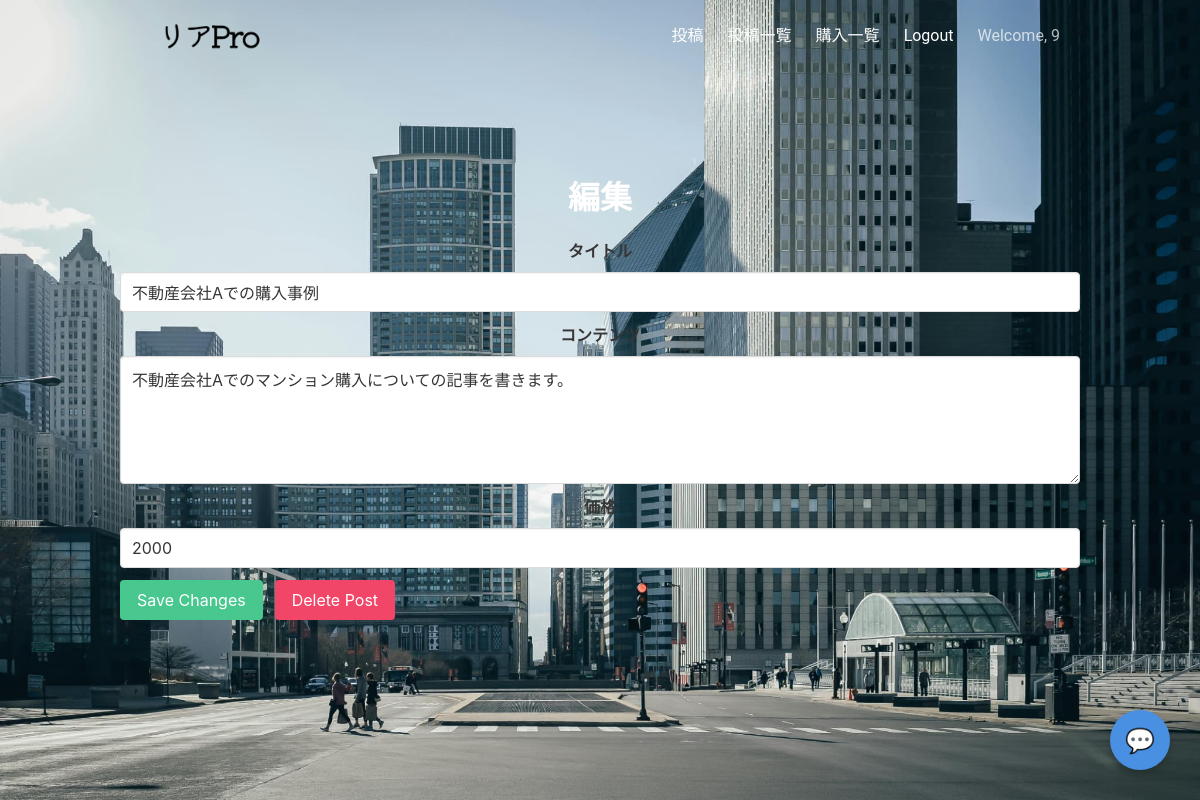
The page /edit_post/32 (signed in) on the database its author committed.
### project/models.py (models this page shows, shortened)
class User(UserMixin, db.Model):
    id = db.Column(db.Integer, primary_key=True)
    email = db.Column(db.String(80), unique=True, nullable=False)
    username = db.Column(db.String(80), unique=True, nullable=False)
    password = db.Column(db.String(120), nullable=False)
    @property
    def is_authenticated(self):
        return True

class Article(db.Model):
    id = db.Column(db.Integer, primary_key=True)
    title = db.Column(db.String(120), nullable=False)
    user_id = db.Column(db.Integer, nullable=False)
    content = db.Column(db.Text, nullable=False)
    date = db.Column(db.DateTime, nullable=False)
    price = db.Column(db.Integer)

### project/main.py (the view, shortened to what this page needs)
@main.route("/edit_post/<int:article_id>", methods=["GET", "POST"])
@login_required
def edit_post(article_id):
    article = Article.query.get_or_404(article_id)
    if article.user_id != current_user.id:
        flash("You do not have permission to edit this post.", "error")
        return redirect(url_for("main.posted"))
    return render_template("edit_post.html", article=article)

### project/templates/edit_post.html
{% extends "base.html" %}
{% block content %}
<h1 class="title">編集</h1>
<form action="{{ url_for('main.edit_post', article_id=article.id) }}" method="POST">
    <div class="field">
        <label class="label">タイトル</label>
        <div class="control">
            <input class="input" type="text" name="title" value="{{ article.title }}">
        </div>
    </div>
    <div class="field">
        <label class="label">コンテンツ</label>
        <div class="control">
            <textarea class="textarea" name="content">{{ article.content }}</textarea>
        </div>
    </div>
    <div class="field">
        <label class="label">価格</label>
        <div class="control">
            <input class="input" type="number" name="price" value="{{ article.price }}">
        </div>
    </div>
    <div class="field is-grouped">
        <div class="control">
            <button class="button is-success" type="submit" name="save">Save Changes</button>
        </div>
        <div class="control">
            <button class="button is-danger" type="submit" name="delete">Delete Post</button>
        </div>
    </div>
</form>
{% endblock %}

### project/templates/base.html (shortened to what this page needs)
<!DOCTYPE html>
<html>
<head>
    <link rel="stylesheet" href="https://cdnjs.cloudflare.com/ajax/libs/bulma/0.7.2/css/bulma.min.css" />
</head>
<body>
    <section class="hero is-primary is-fullheight">
        <div class="hero-head" style="position: fixed;top: 0;width: 100%; z-index: 1000;">
            <nav class="navbar">
                <div class="container">
                    <div class="navbar-brand">
                        <a class="navbar-item" href="{{ url_for('main.index') }}">
                            <img src="/static/images/logo_tr_str.png">
                        </a>
                    </div>
                    <div id="navbarMenuHeroA" class="navbar-menu">
                        <div class="navbar-end">
                            {% if current_user.is_authenticated %}
                            <a href="{{ url_for('main.create') }}" class="navbar-item">
                                投稿
                            </a>
                            <a href="{{ url_for('main.posted') }}" class="navbar-item">
                                投稿一覧
                            </a>
                            <a href="{{ url_for('main.purchased') }}" class="navbar-item">
                                購入一覧
                            </a>
                            <a href="{{ url_for('auth.logout') }}" class="navbar-item">
                                Logout
                            </a>
                            <p class="navbar-item">Welcome, {{ current_user.username }}</p>
                            {% endif %}
                        </div>
                    </div>
                </div>
            </nav>
        </div>
        <div class="hero-body">
            <div class="container has-text-centered">
                {% block content %}
                {% endblock %}
            </div>
        </div>
    </section>
    <button id="chatBotButton" onclick="toggleChat()">💬</button>
</body>
</html>

### project/templates/base.html (style rules this page uses)
* { margin: 0; padding: 0; }
.navbar { position: fixed; top: 0; width: 100%; background-color: rgba(255, 255, 255, 0.2); transition: background-color 0.3s; padding: 10px; z-index: 1000; }
.navbar-menu { display: none; position: fixed; top: 0; left: 0; right: 0; background-color: rgba(255, 255, 255, 0.95); z-index: 1000; box-shadow: 0 2px 8px rgba(0, 0, 0, 0.15); height: 100vh; }
@media (min-width: 1024px) { .navbar-menu { display: flex !important; position: relative; top: auto; left: auto; right: auto; background-color: transparent; box-shadow: none; height: auto; } }
.navbar-brand { padding-left: 40px; }
.navbar-end { padding-right: 20px; }
.hero-body { padding: 0; }
.hero.is-primary { background-image: url("/static/images/buildings.jpg"); position: relative; display: flex; box-sizing: border-box; width: 100%; min-height: 100vh; background-position: top center; background-repeat: no-repeat; background-attachment: fixed; background-color: rgb(255, 255, 255); background-size: cover; }
body, html { height: 100%; margin: 0; font-family: 'Roboto', Arial, sans-serif; background-color: #f5f7fa; position: relative; }
#chatBotButton { position: fixed; right: 30px; bottom: 30px; width: 60px; height: 60px; background-color: #4a90e2; border: none; border-radius: 50%; color: white; font-size: 24px; cursor: pointer; z-index: 1001; box-shadow: 0 4px 10px rgba(0, 0, 0, 0.2); transition: all 0.3s; }

### rows shown on the page
User: username "9"
Article: title "不動産会社Aでの購入事例", content "不動産会社Aでのマンション購入についての記事を書きます。", price "2000"
